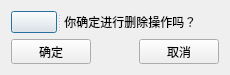
<?xml version="1.0" encoding="UTF-8"?>
<ui version="4.0">
 <class>Dialog</class>
 <widget class="QDialog" name="Dialog">
  <property name="geometry">
   <rect>
    <x>0</x>
    <y>0</y>
    <width>230</width>
    <height>75</height>
   </rect>
  </property>
  <property name="minimumSize">
   <size>
    <width>230</width>
    <height>75</height>
   </size>
  </property>
  <property name="maximumSize">
   <size>
    <width>230</width>
    <height>75</height>
   </size>
  </property>
  <property name="windowTitle">
   <string>Dialog</string>
  </property>
  <layout class="QGridLayout" name="gridLayout">
   <item row="0" column="0">
    <widget class="QSplitter" name="splitter">
     <property name="orientation">
      <enum>Qt::Horizontal</enum>
     </property>
     <widget class="QPushButton" name="pushButton_3">
      <property name="styleSheet">
       <string notr="true">border-image: url(:/ProjectImages/stop_2.png);</string>
      </property>
      <property name="text">
       <string/>
      </property>
     </widget>
     <widget class="QLabel" name="label">
      <property name="text">
       <string> 你确定进行删除操作吗？</string>
      </property>
     </widget>
    </widget>
   </item>
   <item row="1" column="0">
    <layout class="QHBoxLayout" name="horizontalLayout">
     <item>
      <widget class="QPushButton" name="pbOK">
       <property name="text">
        <string>确定</string>
       </property>
      </widget>
     </item>
     <item>
      <spacer name="horizontalSpacer">
       <property name="orientation">
        <enum>Qt::Horizontal</enum>
       </property>
       <property name="sizeHint" stdset="0">
        <size>
         <width>40</width>
         <height>20</height>
        </size>
       </property>
      </spacer>
     </item>
     <item>
      <widget class="QPushButton" name="pbQuit">
       <property name="text">
        <string>取消</string>
       </property>
      </widget>
     </item>
    </layout>
   </item>
  </layout>
 </widget>
 <resources>
  <include location="../Image.qrc"/>
 </resources>
 <connections/>
</ui>
